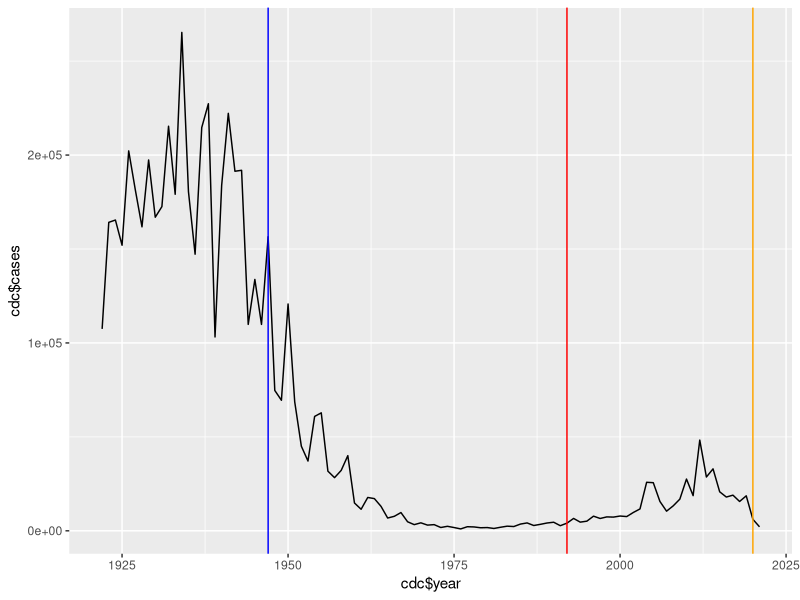

The R script that drew this image: (Note: this script raises an error after producing the figure.)
## ---- chunk 1
cdc <- data.frame(
                                 year = c(1922L,1923L,1924L,1925L,
                                          1926L,1927L,1928L,1929L,1930L,1931L,
                                          1932L,1933L,1934L,1935L,1936L,
                                          1937L,1938L,1939L,1940L,1941L,1942L,
                                          1943L,1944L,1945L,1946L,1947L,
                                          1948L,1949L,1950L,1951L,1952L,
                                          1953L,1954L,1955L,1956L,1957L,1958L,
                                          1959L,1960L,1961L,1962L,1963L,
                                          1964L,1965L,1966L,1967L,1968L,1969L,
                                          1970L,1971L,1972L,1973L,1974L,
                                          1975L,1976L,1977L,1978L,1979L,1980L,
                                          1981L,1982L,1983L,1984L,1985L,
                                          1986L,1987L,1988L,1989L,1990L,
                                          1991L,1992L,1993L,1994L,1995L,1996L,
                                          1997L,1998L,1999L,2000L,2001L,
                                          2002L,2003L,2004L,2005L,2006L,2007L,
                                          2008L,2009L,2010L,2011L,2012L,
                                          2013L,2014L,2015L,2016L,2017L,2018L,
                                          2019L,2020L,2021L),
         cases = c(107473,164191,165418,152003,
                                          202210,181411,161799,197371,
                                          166914,172559,215343,179135,265269,
                                          180518,147237,214652,227319,103188,
                                          183866,222202,191383,191890,109873,
                                          133792,109860,156517,74715,69479,
                                          120718,68687,45030,37129,60886,
                                          62786,31732,28295,32148,40005,
                                          14809,11468,17749,17135,13005,6799,
                                          7717,9718,4810,3285,4249,3036,
                                          3287,1759,2402,1738,1010,2177,2063,
                                          1623,1730,1248,1895,2463,2276,
                                          3589,4195,2823,3450,4157,4570,
                                          2719,4083,6586,4617,5137,7796,6564,
                                          7405,7298,7867,7580,9771,11647,
                                          25827,25616,15632,10454,13278,
                                          16858,27550,18719,48277,28639,32971,
                                          20762,17972,18975,15609,18617,
                                          6124,2116)
       )
## ---- chunk 2
head(cdc)
## ---- chunk 3
library(ggplot2)
## ---- chunk 4
ggplot(cdc) +
  aes(cdc$year, cdc$cases) +
  geom_line() +
  geom_vline(xintercept = 1947, col = "blue") +
  geom_vline(xintercept = 1992, col = "red") +
  geom_vline(xintercept = 2020, col = "orange")

## ---- chunk 5
library(jsonlite)

subject <- read_json("https://www.cmi-pb.org/api/subject", simplifyVector = TRUE)
head(subject)
## ---- chunk 6
sum(subject$infancy_vac == "wP")

table(subject$infancy_vac)
## ---- chunk 7
table(subject$biological_sex)
table(subject$race)

table(subject$race, subject$biological_sex)
## ---- chunk 8
library(lubridate)
## ---- chunk 9
today()
## ---- chunk 10
today() - ymd("2000-01-01")
## ---- chunk 11
today() - ymd("2002-05-15")
## ---- chunk 12
today() - mdy("5-15-2002")
## ---- chunk 13
time_length( today() - ymd("2002-05-15"),  "years")
## ---- chunk 14
wP <- data.frame(filter(subject, subject$infancy_vac == "wP"))

round(mean(wP$age))

aP <- data.frame(filter(subject, subject$infancy_vac == "aP"))

round(mean(aP$age))
## ---- chunk 15
subject$age <- time_length(today() - ymd(subject$year_of_birth), "years")
## ---- chunk 16
ggplot(subject) +
  aes(age, fill = subject$infancy_vac) +
  geom_histogram() +
  facet_wrap(vars(infancy_vac), nrow = 2)
## ---- chunk 17
specimen <- read_json("http://cmi-pb.org/api/specimen", simplifyVector = TRUE)
head(specimen)
## ---- chunk 18
library(dplyr)

meta <- inner_join(subject, specimen)
head(meta)
## ---- chunk 19
ab_titer <- read_json("http://cmi-pb.org/api/v4/plasma_ab_titer", simplifyVector = TRUE)
head(ab_titer)
## ---- chunk 20
abdata <- inner_join(ab_titer, meta)
head(abdata)
## ---- chunk 21
table(abdata$isotype)
## ---- chunk 22
table(abdata$dataset)
## ---- chunk 23
table(abdata$antigen)
## ---- chunk 24
ggplot(abdata) +
  aes(MFI, antigen) +
  geom_boxplot()
## ---- chunk 25
ggplot(abdata) +
  aes(MFI, antigen, col = infancy_vac) +
  geom_boxplot()
## ---- chunk 26
ggplot(abdata) +
  aes(MFI, antigen, col = infancy_vac) +
  geom_boxplot() +
  facet_wrap(vars(infancy_vac), nrow = 2)
## ---- chunk 27
table(abdata$dataset)
## ---- chunk 28
ggplot(abdata) +
  aes(MFI_normalised, antigen) +
  geom_boxplot() + 
    xlim(0,75) +
  facet_wrap(vars(visit), nrow=2)
## ---- chunk 29
filter(abdata, antigen=="OVA") %>%
  ggplot() +
  aes(MFI_normalised, col=infancy_vac) +
  geom_boxplot(show.legend = FALSE) +
  facet_wrap(vars(visit)) +
  theme_bw()
## ---- chunk 30
filter(abdata, antigen=="PT") %>%
  ggplot() +
  aes(MFI_normalised, col=infancy_vac) +
  geom_boxplot(show.legend = FALSE) +
  facet_wrap(vars(visit)) +
  theme_bw()
## ---- chunk 31
abdata.21 <- filter(abdata, dataset == "2021_dataset")
table(abdata.21$dataset)
## ---- chunk 32
pt.21 <- filter(abdata.21, isotype == "IgG", antigen == "PT")
## ---- chunk 33
ggplot(pt.21) +
  aes(x = planned_day_relative_to_boost,
      y = MFI_normalised,
      col = infancy_vac) +
  geom_point()
## ---- chunk 34
ggplot(pt.21) +
  aes(x = planned_day_relative_to_boost,
      y = MFI_normalised,
      col = infancy_vac,
      group = subject_id) +
  geom_point() +
  geom_line()
